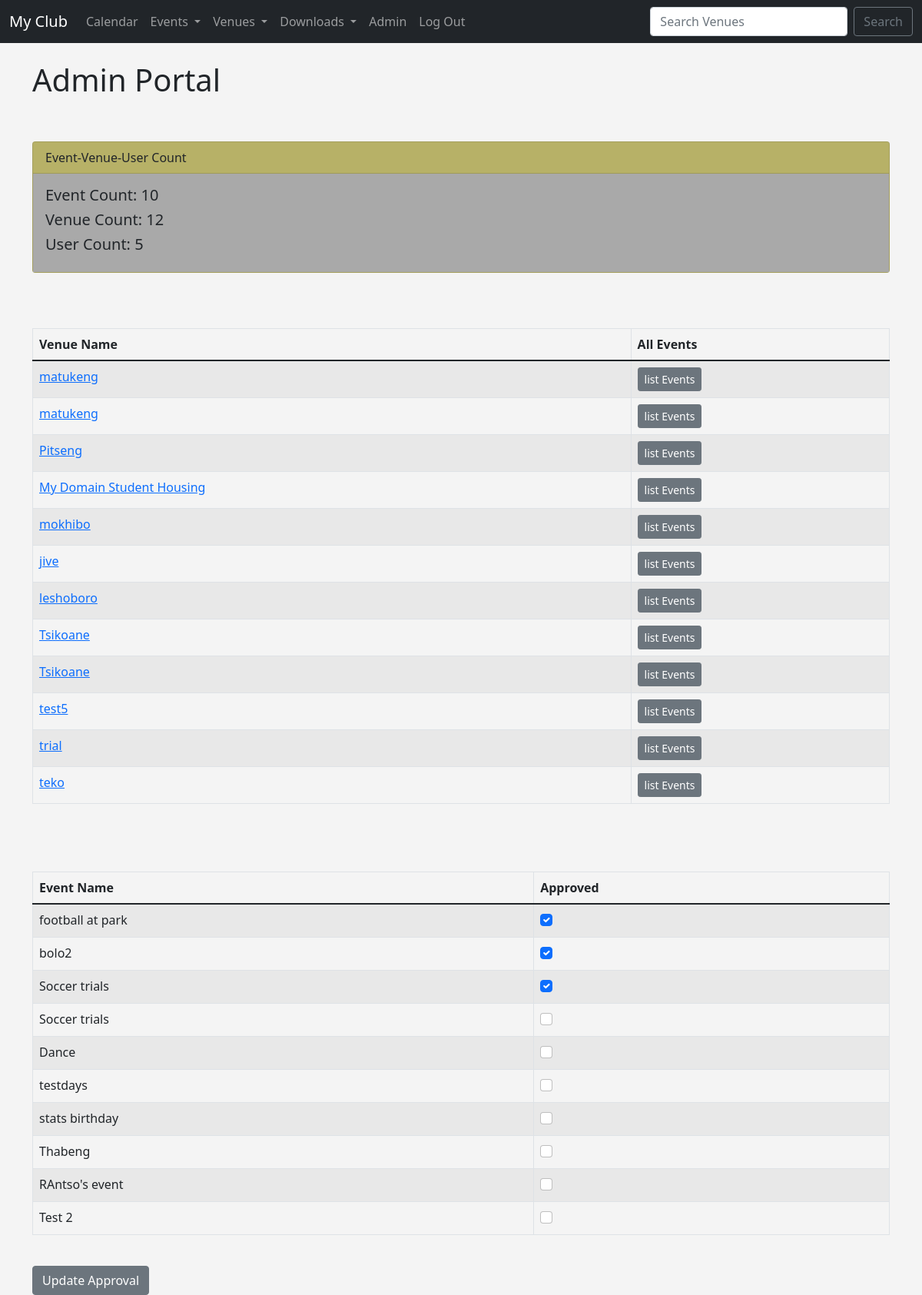
The page /admin_approval (signed in) on the database as committed earlier.
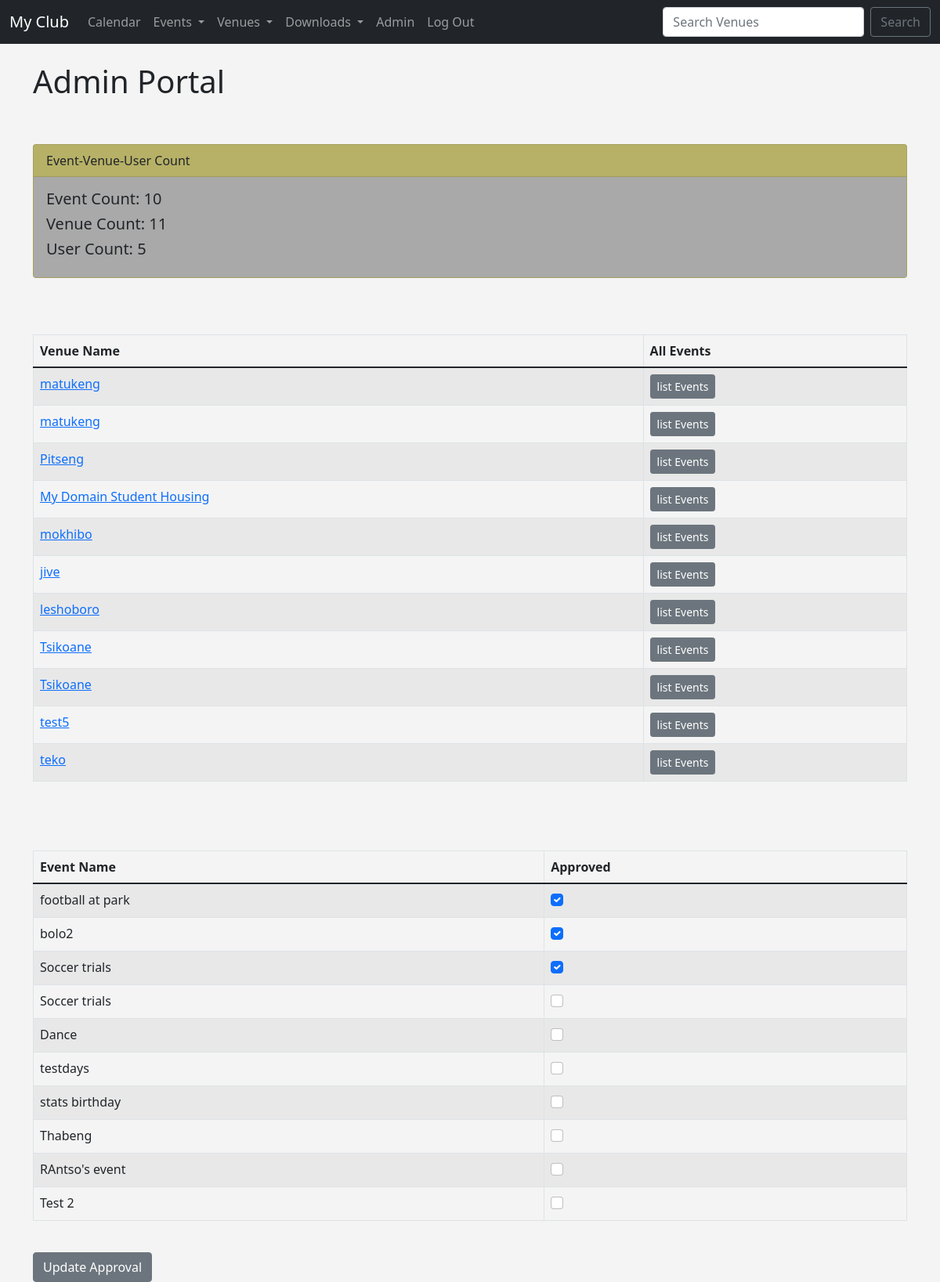
The same page on the database as committed later.
### Events/models.py (models this page shows, shortened)
class Venue(models.Model):
	name = models.CharField('Venue Name', max_length=120)
	email_address =models.EmailField('Email Address',blank=True)
	address=models.CharField(max_length=300)
	zip_code=models.CharField('zip code', max_length=15)
	phone = models.CharField('Contact Phone', max_length=25,blank=True)
	web=models.URLField('Website address',blank=True)
	owner = models.IntegerField("Venue Owner", blank=False, default = 1 )
	venue_image = models.ImageField(null=True, blank=True, upload_to="images/")
	def __str__(self):
		return self.name

class Event(models.Model):
	name = models.CharField('Event Name', max_length=120)
	event_date = models.DateTimeField('Event Date')
	venue = models.ForeignKey(Venue,blank=True,null=True,on_delete=models.CASCADE)
	manager =models.ForeignKey(User, blank=True,null=True,on_delete=models.SET_NULL)
	description =models.TextField(blank=True)
	attendees = models.ManyToManyField(MyClubUser,blank=True)
	approved = models.BooleanField('Approved', default = False)
	def __str__(self):
		return self.name

### Events/views.py (the view)
# urls.py: path('admin_approval',views.admin_approval, name='admin_approval'),
def admin_approval(request):
	venue_list = Venue.objects.all()
	event_count=Event.objects.all().count()
	venue_count=Venue.objects.all().count()
	user_count=User.objects.all().count()
	event_list = Event.objects.all().order_by('-event_date')
	if request.user.is_superuser:
		if request.method=="POST":
			id_list = request.POST.getlist('boxes')
			event_list.update(approved=False)
			for x in id_list:
				Event.objects.filter(pk=int(x)).update(approved=True)
				messages.success(request, ("Event List Approval has been updated"))
			return redirect('list-events')
		else:
			return render(request, 'events/admin_approval.html',
			{"event_list": event_list, "event_count":event_count, "venue_count": venue_count,
			 "user_count": user_count, "venue_list":venue_list })
	else:
		messages.success(request, ("You are not authorized to approve/view this page"))
		return redirect('home')
	return render(request, 'events/admin_approval.html')

### Events/templates/events/admin_approval.html (shortened to what this page needs)
{% extends 'events/base.html' %}
{% block content %}
{% if user.is_authenticated %}
<h1> Admin Portal</h1>
<br><br/>
<div class="card" style="background-color:darkkhaki;">
  <div class="card-header">
    Event-Venue-User Count
  </div>
  <div class="card-body" style="background-color:darkgray">
    <h5 class="card-title">Event Count: {{event_count}}</h5>
    <h5 class="card-title">Venue Count: {{venue_count}}</h5>
    <h5 class="card-title">User Count: {{user_count}}</h5>
  </div>
</div>
<br><br><br>
<table class="table table-striped table-hover table-bordered">
  <thead>
    <tr>
      <th scope="col">Venue Name</th>
      <th scope="col"> All Events</th>
    </tr>
  </thead>
  <tbody>
{% for venue in venue_list %}
  	<tr>
 		<td><a href="{% url 'show-venue' venue.id %}"> {{ venue }}</a>
 		</td>
 		<td>
 			<a href="{% url 'venue_events' venue.id %}" class=" btn btn-sm btn-secondary">list Events</a>
 		</td>
{% endfor %}
  </tbody>
</table>
<br><br><br
<form action="" method=POST>
<table class="table table-striped table-hover table-bordered">
  <thead>
    <tr>
      <th scope="col">Event Name</th>
      <th scope="col">Approved</th>
    </tr>
  </thead>
  <tbody>
{% for event in event_list %}
  	<tr>
 		<td> {{event}} </td>
 		<td>
 			{% if event.approved %}
 			<div class = "form-check">
 				<input class="form-check-input" type="checkbox" checked="checked" value ={{event.id}} name="boxes">
 			</div>
 			{% else %}
 			<div class = "form-check">
 				<input class="form-check-input" type="checkbox" checked!="" value ={{event.id}} name ="boxes">
 			</div>
 			{% endif %}
 		</td>
{% endfor %}
  </tbody>
</table>
<br>
<button class="btn btn-secondary" type="submit"> Update Approval</button>
{% endif %}
{% endblock %}

Rows that differ between the two databases and show on the page:
removed Venue: name "trial"
Other text that changed with them:
{{ venue_count }}: "12" → "11"
